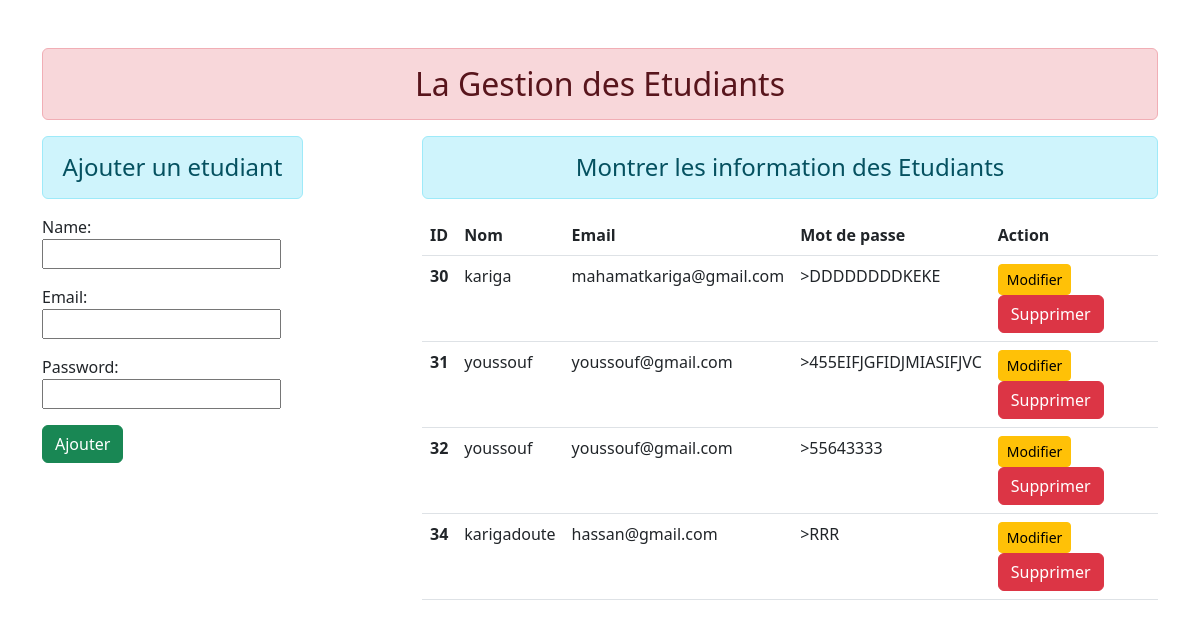
The page / on the database its author committed.
### etudiant/models.py (models this page shows)
class User(models.Model):
    name=models.CharField(max_length=70)
    email=models.CharField(max_length=100)
    password=models.CharField(max_length=100)

### etudiant/views.py (the view)
# urls.py: path('',views.add_show, name="addandshow"),
def add_show(request):
    if request.method == 'POST':
        fm = StudentRegistration(request.POST)
        if fm.is_valid():
            nm = fm.cleaned_data['name']
            em = fm.cleaned_data['email']
            pw = fm.cleaned_data['password']
            reg = User(name = nm, email = em, password = pw)
            reg.save()
            fm = StudentRegistration()
    else:
        fm = StudentRegistration()
    stud = User.objects.all()
    return render(request, 'etudiant/addandshow.html',{'from':fm,'stu':stud})

### etudiant/forms.py
class StudentRegistration(forms.ModelForm):
    class Meta:
        model = User
        fields = ['name','email','password']
        widgets= {
            'name': forms.TextInput(attrs={'class': 'from-control'}),
            'email': forms.EmailInput(attrs={'class': 'from-control'}),
            'password': forms.PasswordInput(render_value=True, attrs={'class': 'from-control'}),
         }

### etudiant/templates/etudiant/addandshow.html (shortened to what this page needs)
{% extends 'etudiant/base.html' %}
{% block content %}
<div class="row">
   <div class="col-sm-3">
     <h4 class="text-center alert alert alert-info">Ajouter un etudiant</h4>
         <form action="" method = "POST">
             {{from.as_p}}
            <input type="submit" class="btn btn-success" value="Ajouter">
        </form>
  </div>
  <dvi class="col-sm-8 offset-1">
    <h4 class="text-center alert alert alert-info">Montrer les information des Etudiants</h4>
    {% if stu %}
    <table class="table table-hover">
        <thead>
          <tr>
            <th scope="col">ID</th>
            <th scope="col">Nom</th>
            <th scope="col">Email</th>
            <th scope="col">Mot de passe</th>
            <th scope="col">Action</th>
          </tr>
        </thead>
        <tbody>
            {% for st in stu %}
          <tr>
            <th scope="row">{{st.id}}</th>
            <td>{{st.name}}</td>
            <td>{{st.email}}</td>
            <td>>{{st.password}}</td>
            <td>
                <a href="{% url 'updatedata' st.id %}" class="btn btn-warning btn-sm">Modifier</a>
                <form action="{% url 'deletedata' st.id %}" method="post" class="d-inline">
                    <input type="submit" class="btn btn-danger" value="Supprimer">
                </form>
            </td>
          </tr>
          {% endfor %}
        </tbody>
      </table>
    {% else %}
    <h4c lasse= "text-center alert  alert-warning">Pas d'enregistrement</h4>
    {% endif %}
  </dvi>
</div>
{% endblock content %}

### etudiant/templates/etudiant/base.html (shortened to what this page needs)
<!DOCTYPE html>
{% load static %}
<html lang="en">
<head>
<link rel="stylesheet" href="{% static 'etudiant/css/bootstrap.css'%}">
</head>
<body>
<div class="container mt-5">
    <h2 class="text-center alert alert-danger"> La Gestion des Etudiants</h2>
  {% block content %}{% endblock content %}
</div>
</body>
</html>

### rows shown on the page
User: id "30", name "kariga", email "mahamatkariga@gmail.com", password "DDDDDDDDKEKE"
User: id "31", name "youssouf", email "youssouf@gmail.com", password "455EIFJGFIDJMIASIFJVC"
User: id "32", name "youssouf", email "youssouf@gmail.com", password "55643333"
User: id "34", name "karigadoute", email "hassan@gmail.com", password "RRR"
